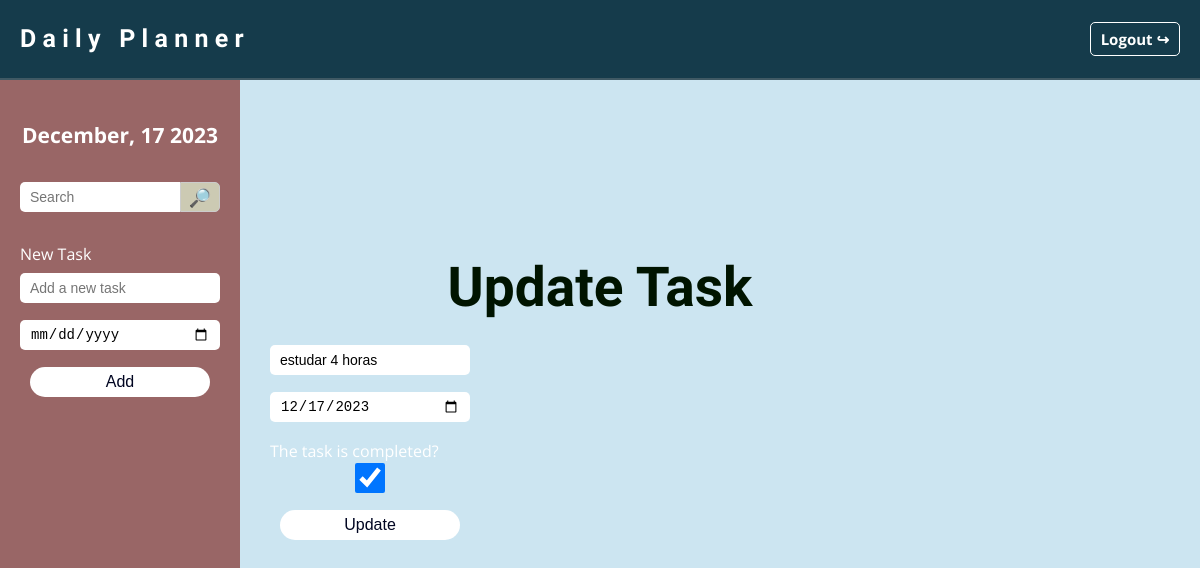
The app's page /update/14 (signed in), older data.
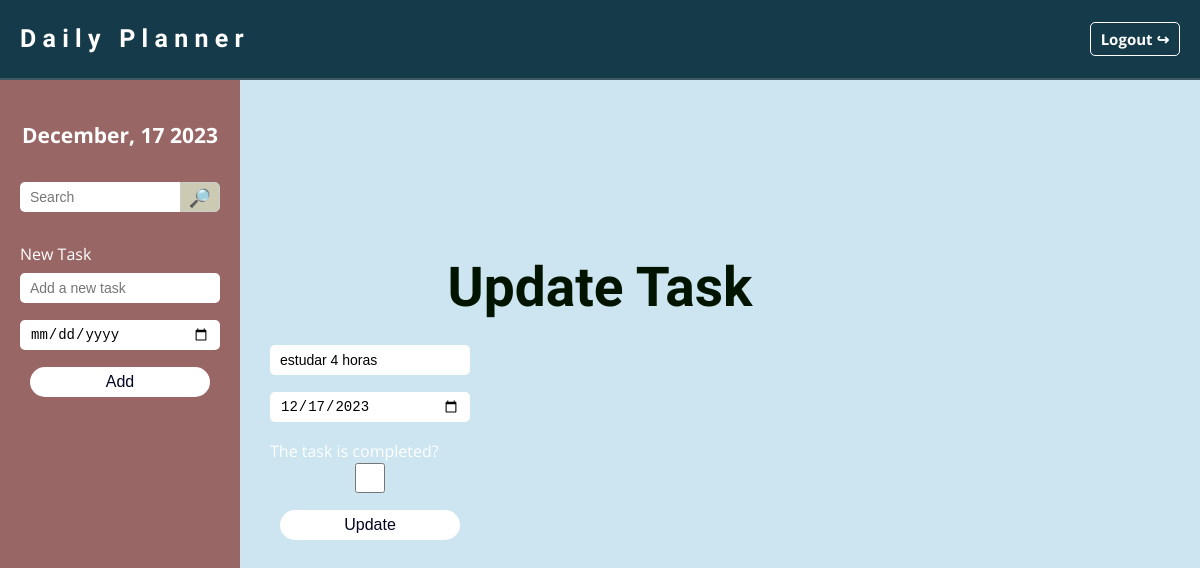
The same page, newer data.
### website/models.py (models this page shows)
class Todo(db.Model):
    id = db.Column(db.Integer, primary_key=True)
    content = db.Column(db.String(2000), nullable=False)
    completed = db.Column(db.Integer, default=0)
    due_date = db.Column(db.DateTime(timezone=True),  nullable=True)
    date_created = db.Column(db.DateTime(timezone=True), default=func.now())
    date_updated = db.Column(db.DateTime(timezone=True),  nullable=True)
    user_id = db.Column(db.Integer, db.ForeignKey('user.id'))

### website/views.py (the view)
@views.route('/update/<int:id>', methods=['GET', 'POST'])
@login_required
def update(id):
    task = Todo.query.get_or_404(id)
    due_date_formatted = task.due_date.strftime('%Y-%m-%d')
    current_date = datetime.now()
    formatted_date = current_date.strftime("%B, %d %Y")
    if request.method == 'POST':
        task.content = request.form['input_content']
        input_due_date = request.form['input_due_date']
        task.due_date = datetime.strptime(input_due_date, '%Y-%m-%d')
        if 'input_completed' in request.form:
            task.completed = 1
        else:
            task.completed = 0
        db.session.commit()
        flash('Task added!', category='success')
        return redirect(url_for('views.home'))
    else:
        return render_template("update.html", task=task, user=current_user, formatted_date=formatted_date, due_date_formatted=due_date_formatted)

### website/__init__.py (called while the page is built)
def create_app():
    app = Flask(__name__)
    app.config.from_pyfile('config.py')
    app.config['SQLALCHEMY_DATABASE_URI'] = f'sqlite:///{DB_NAME}'
    db.init_app(app)
    from .views import views
    from .auth import auth
    app.register_blueprint(views, url_prefix='/')
    app.register_blueprint(auth, url_prefix='/')
    from .models import User, Todo
    create_database(app)
    login_manager = LoginManager()
    login_manager.login_view = 'auth.login'
    login_manager.init_app(app)
    @login_manager.user_loader
    def load_user(id):
        return User.query.get(int(id))
    return app

### website/templates/update.html
{% extends "main_layout.html" %}
{% block content %}
<aside class="sidebar">
    <header class="sidebar-header">
        <h6>{{ formatted_date }}</h6>
    </header>
    <form method="POST" class="search-form">
        <input type="search" name="search_query" placeholder="Search">
        <button type="submit" class="search-icon" >
                <p>🔎︎</p>
        </button>
    </form>
    <form class="new-task-form" method=POST>
        <label for="">New Task</label>
        <div>
            <input class="task-input" type="text" name="input_content" id="input_content", placeholder="Add a new task">
        </div>
        <div>
            <input class="task-input" type="date" id="input_due_date" name="input_due_date">
        </div>
        <div>
                <button class="btn-add" type="submit">Add</button>
        </div>
    </form>
</aside>
<div class="main-content task-content">
    <div class="task-table">
        <h2 class="solution-heading">Update Task</h2>
        <form class="new-task-form" action="/update/{{task.id}}" method=POST>
            <div>
                <input class="task-input" type="text" name="input_content" id="input_content", value="{{task.content}}">
            </div>
            <div>
                <input class="task-input" type="date" id="input_due_date" name="input_due_date", value="{{due_date_formatted}}">
            </div>
            <div>
                <label> The task is completed? </label>
                <input class="task-input" type="checkbox" id="input_completed" name="input_completed" {% if task.completed == 1 %}checked{% endif %}>
            </div>
            <div>
                    <button class="btn-add" type="submit">Update</button>
            </div>
        </form>
    </div>
</div>
{% endblock %}

Row changes from the older to the newer data that the page shows:
changed Todo "estudar 4 horas": completed "☑" → "☐"
